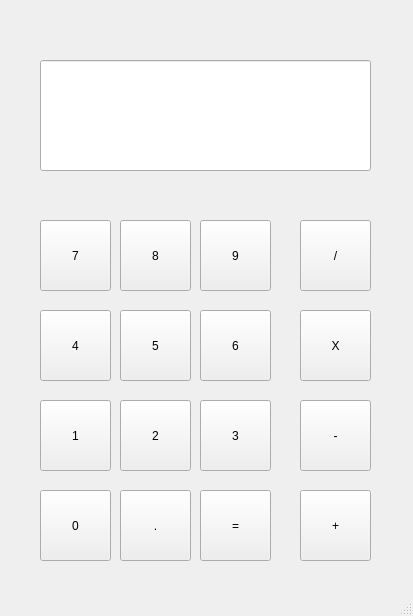
<?xml version="1.0" encoding="UTF-8"?>
<ui version="4.0">
 <class>MainWindow</class>
 <widget class="QMainWindow" name="MainWindow">
  <property name="geometry">
   <rect>
    <x>0</x>
    <y>0</y>
    <width>413</width>
    <height>616</height>
   </rect>
  </property>
  <property name="windowTitle">
   <string>MainWindow</string>
  </property>
  <widget class="QWidget" name="centralwidget">
   <widget class="QPushButton" name="btn7">
    <property name="geometry">
     <rect>
      <x>40</x>
      <y>220</y>
      <width>71</width>
      <height>71</height>
     </rect>
    </property>
    <property name="text">
     <string>7</string>
    </property>
   </widget>
   <widget class="QPushButton" name="btn8">
    <property name="geometry">
     <rect>
      <x>120</x>
      <y>220</y>
      <width>71</width>
      <height>71</height>
     </rect>
    </property>
    <property name="text">
     <string>8</string>
    </property>
   </widget>
   <widget class="QPushButton" name="btn9">
    <property name="geometry">
     <rect>
      <x>200</x>
      <y>220</y>
      <width>71</width>
      <height>71</height>
     </rect>
    </property>
    <property name="text">
     <string>9</string>
    </property>
   </widget>
   <widget class="QPushButton" name="btn4">
    <property name="geometry">
     <rect>
      <x>40</x>
      <y>310</y>
      <width>71</width>
      <height>71</height>
     </rect>
    </property>
    <property name="text">
     <string>4</string>
    </property>
   </widget>
   <widget class="QPushButton" name="btn5">
    <property name="geometry">
     <rect>
      <x>120</x>
      <y>310</y>
      <width>71</width>
      <height>71</height>
     </rect>
    </property>
    <property name="text">
     <string>5</string>
    </property>
   </widget>
   <widget class="QPushButton" name="btn6">
    <property name="geometry">
     <rect>
      <x>200</x>
      <y>310</y>
      <width>71</width>
      <height>71</height>
     </rect>
    </property>
    <property name="text">
     <string>6</string>
    </property>
   </widget>
   <widget class="QPushButton" name="btn3">
    <property name="geometry">
     <rect>
      <x>200</x>
      <y>400</y>
      <width>71</width>
      <height>71</height>
     </rect>
    </property>
    <property name="text">
     <string>3</string>
    </property>
   </widget>
   <widget class="QPushButton" name="btn1">
    <property name="geometry">
     <rect>
      <x>40</x>
      <y>400</y>
      <width>71</width>
      <height>71</height>
     </rect>
    </property>
    <property name="text">
     <string>1</string>
    </property>
   </widget>
   <widget class="QPushButton" name="btn2">
    <property name="geometry">
     <rect>
      <x>120</x>
      <y>400</y>
      <width>71</width>
      <height>71</height>
     </rect>
    </property>
    <property name="text">
     <string>2</string>
    </property>
   </widget>
   <widget class="QPushButton" name="btn0">
    <property name="geometry">
     <rect>
      <x>40</x>
      <y>490</y>
      <width>71</width>
      <height>71</height>
     </rect>
    </property>
    <property name="text">
     <string>0</string>
    </property>
   </widget>
   <widget class="QPushButton" name="btnPunto">
    <property name="geometry">
     <rect>
      <x>120</x>
      <y>490</y>
      <width>71</width>
      <height>71</height>
     </rect>
    </property>
    <property name="text">
     <string>.</string>
    </property>
   </widget>
   <widget class="QPushButton" name="btnIgual">
    <property name="geometry">
     <rect>
      <x>200</x>
      <y>490</y>
      <width>71</width>
      <height>71</height>
     </rect>
    </property>
    <property name="text">
     <string>=</string>
    </property>
   </widget>
   <widget class="QPushButton" name="btnSuma">
    <property name="geometry">
     <rect>
      <x>300</x>
      <y>490</y>
      <width>71</width>
      <height>71</height>
     </rect>
    </property>
    <property name="text">
     <string>+</string>
    </property>
   </widget>
   <widget class="QPushButton" name="btnResta">
    <property name="geometry">
     <rect>
      <x>300</x>
      <y>400</y>
      <width>71</width>
      <height>71</height>
     </rect>
    </property>
    <property name="text">
     <string>-</string>
    </property>
   </widget>
   <widget class="QPushButton" name="btnMultiplicacion">
    <property name="geometry">
     <rect>
      <x>300</x>
      <y>310</y>
      <width>71</width>
      <height>71</height>
     </rect>
    </property>
    <property name="text">
     <string>X</string>
    </property>
   </widget>
   <widget class="QPushButton" name="btnDivision">
    <property name="geometry">
     <rect>
      <x>300</x>
      <y>220</y>
      <width>71</width>
      <height>71</height>
     </rect>
    </property>
    <property name="text">
     <string>/</string>
    </property>
   </widget>
   <widget class="QLineEdit" name="lineEdit">
    <property name="geometry">
     <rect>
      <x>40</x>
      <y>60</y>
      <width>331</width>
      <height>111</height>
     </rect>
    </property>
   </widget>
  </widget>
  <widget class="QMenuBar" name="menubar">
   <property name="geometry">
    <rect>
     <x>0</x>
     <y>0</y>
     <width>413</width>
     <height>21</height>
    </rect>
   </property>
  </widget>
  <widget class="QStatusBar" name="statusbar"/>
 </widget>
 <resources/>
 <connections/>
</ui>
